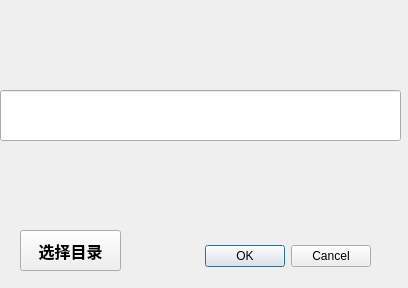
<?xml version="1.0" encoding="UTF-8"?>
<ui version="4.0">
 <class>Dialog</class>
 <widget class="QDialog" name="Dialog">
  <property name="geometry">
   <rect>
    <x>0</x>
    <y>0</y>
    <width>408</width>
    <height>288</height>
   </rect>
  </property>
  <property name="windowTitle">
   <string>Dialog</string>
  </property>
  <widget class="QDialogButtonBox" name="buttonBox">
   <property name="geometry">
    <rect>
     <x>180</x>
     <y>240</y>
     <width>191</width>
     <height>32</height>
    </rect>
   </property>
   <property name="orientation">
    <enum>Qt::Orientation::Horizontal</enum>
   </property>
   <property name="standardButtons">
    <set>QDialogButtonBox::StandardButton::Cancel|QDialogButtonBox::StandardButton::Ok</set>
   </property>
   <property name="centerButtons">
    <bool>false</bool>
   </property>
  </widget>
  <widget class="QLineEdit" name="lineEdit">
   <property name="geometry">
    <rect>
     <x>0</x>
     <y>90</y>
     <width>401</width>
     <height>51</height>
    </rect>
   </property>
   <property name="font">
    <font>
     <pointsize>12</pointsize>
     <bold>false</bold>
    </font>
   </property>
   <property name="text">
    <string/>
   </property>
  </widget>
  <widget class="QPushButton" name="SelelctDir_Button">
   <property name="geometry">
    <rect>
     <x>20</x>
     <y>230</y>
     <width>101</width>
     <height>41</height>
    </rect>
   </property>
   <property name="font">
    <font>
     <pointsize>12</pointsize>
     <bold>true</bold>
    </font>
   </property>
   <property name="text">
    <string>选择目录</string>
   </property>
  </widget>
 </widget>
 <resources/>
 <connections>
  <connection>
   <sender>buttonBox</sender>
   <signal>accepted()</signal>
   <receiver>Dialog</receiver>
   <slot>accept()</slot>
   <hints>
    <hint type="sourcelabel">
     <x>248</x>
     <y>254</y>
    </hint>
    <hint type="destinationlabel">
     <x>157</x>
     <y>274</y>
    </hint>
   </hints>
  </connection>
  <connection>
   <sender>buttonBox</sender>
   <signal>rejected()</signal>
   <receiver>Dialog</receiver>
   <slot>reject()</slot>
   <hints>
    <hint type="sourcelabel">
     <x>316</x>
     <y>260</y>
    </hint>
    <hint type="destinationlabel">
     <x>286</x>
     <y>274</y>
    </hint>
   </hints>
  </connection>
 </connections>
</ui>
